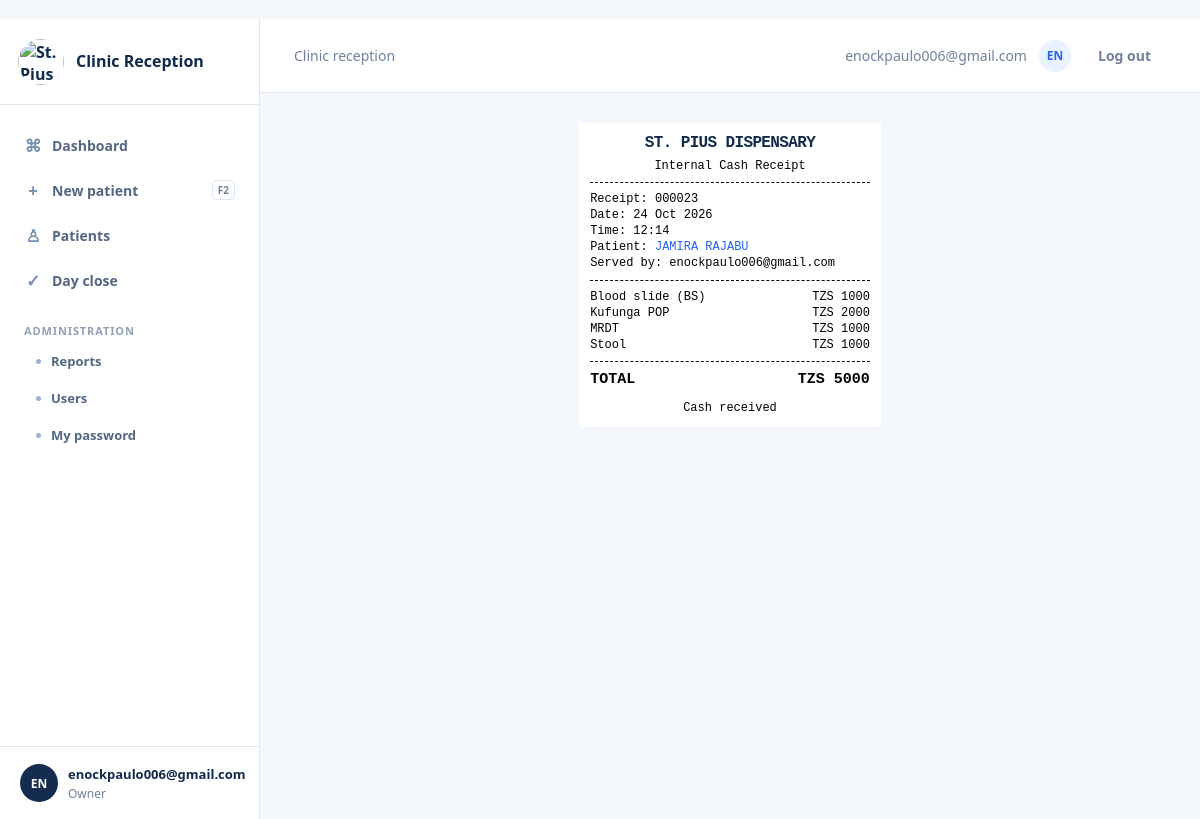
The app's page /receipt/23/ (signed in) with its own data.
### reception/models.py (models this page shows, shortened)
class Payment(models.Model):
    receipt_no = models.PositiveIntegerField(unique=True)
    visit = models.ForeignKey(
        Visit,
        on_delete=models.PROTECT,
        related_name="payments",
    )
    total = models.PositiveIntegerField()
    paid_at = models.DateTimeField(auto_now_add=True)
    received_by = models.ForeignKey(
        User,
        on_delete=models.PROTECT,
        related_name="+",
    )
    reprints = models.PositiveSmallIntegerField(default=0)

class Visit(models.Model):
    SEX = [
        ("M", "Male"),
        ("F", "Female"),
    ]
    name = models.CharField(max_length=120)
    first_name = models.CharField(max_length=60, blank=True, default="")
    second_name = models.CharField(max_length=60, blank=True, default="")
    phone = models.CharField(max_length=20, blank=True)
    age = models.PositiveSmallIntegerField()
    sex = models.CharField(max_length=1, choices=SEX)
    physical_address = models.CharField(
        max_length=255,
        blank=True,
        default="",
    )
    created_at = models.DateTimeField(auto_now_add=True)
    created_by = models.ForeignKey(
        User,
        on_delete=models.PROTECT,
        related_name="+",
    )
    patient = models.ForeignKey(Patient, on_delete=models.PROTECT, related_name="visits")

class Patient(models.Model):
    SEX = [("M", "Male"), ("F", "Female")]
    name = models.CharField(max_length=120)
    first_name = models.CharField(max_length=60, blank=True, default="")
    second_name = models.CharField(max_length=60, blank=True, default="")
    phone = models.CharField(max_length=20, blank=True)
    sex = models.CharField(max_length=1, choices=SEX)
    created_at = models.DateTimeField(auto_now_add=True)
    created_by = models.ForeignKey(User, on_delete=models.PROTECT, related_name="+")

class PaymentItem(models.Model):
    payment = models.ForeignKey(
        Payment,
        on_delete=models.PROTECT,
        related_name="items",
    )
    service = models.ForeignKey(Service, on_delete=models.PROTECT)
    name = models.CharField(max_length=100)
    price = models.PositiveIntegerField()

### reception/views.py (the view)
@login_required
def receipt_detail(request, no):
    payment = get_object_or_404(
        Payment.objects.select_related(
            "visit__patient",
            "received_by",
        ).prefetch_related("items"),
        receipt_no=no,
    )
    return render(
        request,
        "reception/receipt_detail.html",
        {"payment": payment},
    )

### reception/context_processors.py (called while the page is built)
def clinic_name(request):
    return {"CLINIC_NAME": get_clinic_name(), "is_owner": is_owner(request.user)}

### reception/services.py (called while the page is built)
def is_owner(user):
    return bool(
        user
        and user.is_authenticated
        and (
            user.is_superuser
            or user.groups.filter(name="Owner").exists()
        )
    )

### reception/templates/reception/receipt_detail.html (shortened to what this page needs)
{% extends "reception/base.html" %}
{% block content %}
<article class="thermal-receipt">
  <h1>ST. PIUS DISPENSARY</h1>
  <div class="receipt-centre">Internal Cash Receipt</div>
  <hr class="receipt-rule">
  <div>Receipt: {{ payment.receipt_no|stringformat:"06d" }}</div>
  <div>Date: {{ payment.paid_at|date:"d M Y" }}</div>
  <div>Time: {{ payment.paid_at|time:"H:i" }}</div>
  <div>Patient: <a href="{% url 'patient_detail' payment.visit.patient.pk %}">{{ payment.visit.patient.name }}</a></div>
  <div>Served by: {{ payment.received_by.get_username }}</div>
  <hr class="receipt-rule">
  {% for item in payment.items.all %}
    <div class="receipt-row">
      <span>{{ item.name }}</span>
      <span>TZS {{ item.price }}</span>
    </div>
  {% empty %}
    <div>No services recorded.</div>
  {% endfor %}
  <hr class="receipt-rule">
  <div class="receipt-row receipt-total">
    <span>TOTAL</span>
    <span>TZS {{ payment.total }}</span>
  </div>
  <div class="receipt-centre" style="margin-top: 9px">
    Cash received
  </div>
</article>
{% endblock %}

### reception/templates/reception/base.html (shortened to what this page needs)
<!doctype html>
{% load static %}
<html lang="en">
<head>
    <link rel="stylesheet" href="{% static 'css/app.css' %}">
</head>
<body>
    <div class="app-shell">
        <aside class="sidebar">
            <a class="brand" href="{% url 'dashboard' %}">
                <img
                    class="brand-logo"
                    src="{% static 'images/st-pius-logo.png' %}"
                    alt="St. Pius Dispensary logo"
                >
                <span class="brand-name">{{ CLINIC_NAME }}</span>
            </a>
            <nav class="nav" aria-label="Main navigation">
                <a
                    class="nav-link {% if request.resolver_match.url_name == 'dashboard' %}active{% endif %}"
                    href="{% url 'dashboard' %}"
                >
                    <span class="nav-icon">⌘</span>
                    Dashboard
                </a>
                <a
                    id="new-patient-link"
                    class="nav-link {% if request.resolver_match.url_name == 'visit_new' %}active{% endif %}"
                    href="{% url 'visit_new' %}"
                >
                    <span class="nav-icon">+</span>
                    New patient
                    <kbd>F2</kbd>
                </a>
                <a
                    class="nav-link {% if request.resolver_match.url_name == 'patient_list' or request.resolver_match.url_name == 'patient_detail' %}active{% endif %}"
                    href="{% url 'patient_list' %}"
                >
                    <span class="nav-icon">♙</span>
                    Patients
                </a>
                <a
                    class="nav-link {% if request.resolver_match.url_name == 'day_close' %}active{% endif %}"
                    href="{% url 'day_close' %}"
                >
                    <span class="nav-icon">✓</span>
                    Day close
                </a>
                {% if is_owner %}
                    <div class="nav-group">Administration</div>
                    <a
                        class="nav-sub {% if request.resolver_match.url_name == 'reports' or request.resolver_match.url_name == 'report_day' %}active{% endif %}"
                        href="{% url 'reports' %}"
                    >
                        Reports
                    </a>
                    <a
                        class="nav-sub {% if request.resolver_match.url_name == 'user_list' or request.resolver_match.url_name == 'user_new' %}active{% endif %}"
                        href="{% url 'user_list' %}"
                    >
                        Users
                    </a>
                {% endif %}
                <a
                    class="nav-sub {% if request.resolver_match.url_name == 'account_password' %}active{% endif %}"
                    href="{% url 'account_password' %}"
                >
                    My password
                </a>
            </nav>
            <div class="sidebar-user">
                <span class="avatar">
                    {{ user.get_username|slice:':2'|upper }}
                </span>
                <span>
                    <strong>
                        {{ user.get_full_name|default:user.get_username }}
                    </strong>
                    <small>
                        {% if is_owner %}Owner{% else %}Receptionist{% endif %}
                    </small>
                </span>
            </div>
        </aside>
        <section class="shell">
            <header class="topbar">
                <div class="topbar-crumb">
                    {% block topbar %}Clinic reception{% endblock %}
                </div>
                <div class="topbar-user">
                    <span>{{ user.get_username }}</span>
                    <span class="avatar avatar-small">
                        {{ user.get_username|slice:':2'|upper }}
                    </span>
                    <form method="post" action="{% url 'logout' %}">
                        <button class="logout" type="submit">
                            Log out
                        </button>
                    </form>
                </div>
            </header>
            <main>
                {% block content %}{% endblock %}
            </main>
        </section>
    </div>
</body>
</html>

### static/css/app.css (style rules this page uses)
:root { color-scheme: light; --bg: #f4f7fb; --surface: #ffffff; --surface-soft: #f7faff; --border: #dfe7f2; --text: #102a4c; --muted: #6f819d; --primary: #2563eb; --primary-soft: #eaf2ff; --success: #159947; --warning: #c77800; --danger: #c43d4b; --radius: 12px; --space-1: 8px; --space-2: 12px; --space-3: 16px; --space-4: 24px; --shadow: 0 2px 8px rgba(27, 57, 97, 0.06); }
* { box-sizing: border-box; }
html, body { min-height: 100%; margin: 0; }
body { min-width: 960px; background: var(--bg); color: var(--text); font: 14px "Segoe UI", system-ui, sans-serif; }
button, input, select, textarea { font: inherit; }
a { color: var(--primary); text-decoration: none; }
.app-shell { display: flex; min-height: 100vh; }
.sidebar { display: flex; flex: 0 0 260px; flex-direction: column; width: 260px; background: var(--surface); border-right: 1px solid var(--border); }
.shell { display: flex; flex: 1; flex-direction: column; min-width: 0; }
main { flex: 1; padding: 30px 32px 42px; overflow: auto; }
.brand { display: flex; align-items: center; gap: 12px; min-height: 86px; padding: 12px 18px; color: var(--text); font-size: 16px; font-weight: 750; border-bottom: 1px solid var(--border); }
.brand-logo { display: block; flex: 0 0 46px; width: 46px; height: 46px; object-fit: contain; border-radius: 50%; }
.brand-name { min-width: 0; line-height: 1.3; overflow-wrap: anywhere; }
.nav { padding: 16px 12px; }
.nav-link, .nav-sub { display: flex; align-items: center; gap: 10px; min-height: 42px; margin: 3px 0; padding: 0 12px; color: #536783; border-radius: 9px; font-weight: 600; }
.nav-icon { flex: 0 0 18px; width: 18px; color: #7690b0; text-align: center; font-size: 17px; }
kbd { margin-left: auto; padding: 2px 5px; color: var(--muted); border: 1px solid var(--border); border-radius: 4px; font-family: inherit; font-size: 10px; }
.nav-group { margin: 22px 12px 6px; color: #91a0b4; font-size: 11px; font-weight: 700; letter-spacing: 0.08em; text-transform: uppercase; }
.nav-sub { min-height: 34px; margin-left: 12px; font-size: 13px; }
.nav-sub::before { content: ""; width: 5px; height: 5px; background: #a1b1c6; border-radius: 50%; }
.sidebar-user { display: flex; align-items: center; gap: 10px; margin-top: auto; padding: 17px 20px; border-top: 1px solid var(--border); }
.sidebar-user strong, .sidebar-user small { display: block; }
.sidebar-user strong { font-size: 13px; }
.sidebar-user small { margin-top: 2px; color: var(--muted); font-size: 12px; }
.avatar { display: grid; flex: 0 0 38px; place-items: center; width: 38px; height: 38px; color: #ffffff; background: #132c4f; border-radius: 50%; font-size: 12px; font-weight: 700; }
.avatar-small { flex-basis: 32px; width: 32px; height: 32px; color: var(--primary); background: var(--primary-soft); }
.topbar { display: flex; align-items: center; justify-content: space-between; gap: 16px; min-height: 74px; padding: 0 34px; background: var(--surface); border-bottom: 1px solid var(--border); }
.topbar-crumb { color: var(--muted); }
.topbar-user { display: flex; align-items: center; gap: 12px; color: var(--muted); }
.topbar-user form { margin: 0; }
.logout { color: var(--muted); background: transparent; border: 0; cursor: pointer; }
h1 { margin: 0; color: #102a4c; font-size: 29px; letter-spacing: -0.04em; line-height: 1.2; }
button, .button { display: inline-flex; align-items: center; justify-content: center; gap: 7px; min-height: 40px; padding: 9px 15px; color: #ffffff; background: var(--primary); border: 1px solid var(--primary); border-radius: 9px; font-weight: 700; cursor: pointer; text-decoration: none; }

### reception/templates/reception/receipt_detail.html (style rules this page uses)
.thermal-receipt { width: 80mm; max-width: 100%; margin: 0 auto; padding: 3mm; box-sizing: border-box; background: #fff; color: #000; font-family: "Courier New", monospace; font-size: 12px; line-height: 1.35; }
.thermal-receipt h1 { margin: 0 0 4px; font-size: 16px; text-align: center; }
.receipt-centre { text-align: center; }
.receipt-rule { border: 0; border-top: 1px dashed #000; margin: 8px 0; }
.receipt-row { display: flex; justify-content: space-between; gap: 10px; }
.receipt-row span:first-child { min-width: 0; overflow-wrap: anywhere; }
.receipt-row span:last-child { white-space: nowrap; text-align: right; }
.receipt-total { font-size: 15px; font-weight: bold; }

### records on screen
Payment: receipt_no "000023", paid_at "24 Oct 2026", paid_at "12:14", visit.patient.name "JAMIRA RAJABU", received_by.get_username "enockpaulo006@gmail.com", total "5000"
PaymentItem: name "Blood slide (BS)", price "1000"
PaymentItem: name "Kufunga POP", price "2000"
PaymentItem: name "MRDT", price "1000"
PaymentItem: name "Stool", price "1000"

### other values on screen
{{ CLINIC_NAME }} "Clinic Reception"
{{ user.get_username|slice:':2'|upper }} "EN"
{{ user.get_full_name|default:user.get_username }} "enockpaulo006@gmail.com"
{{ user.get_username }} "enockpaulo006@gmail.com"
